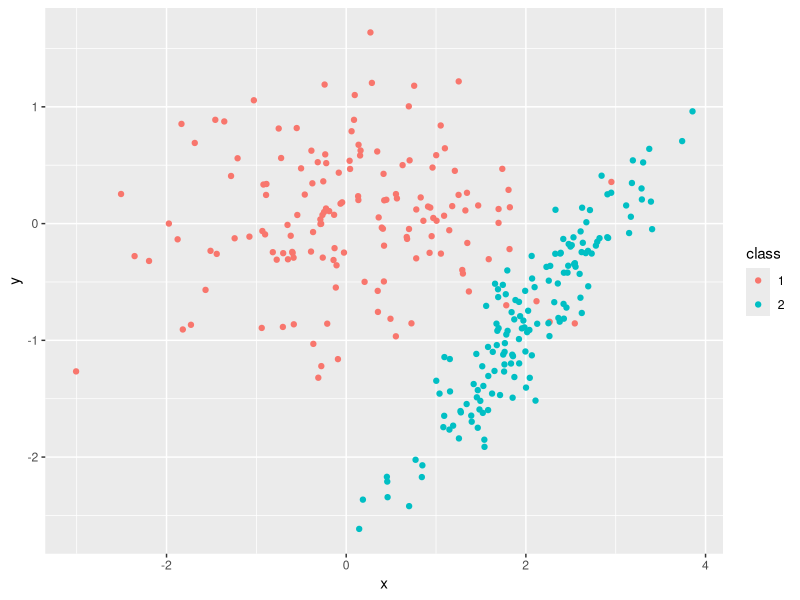
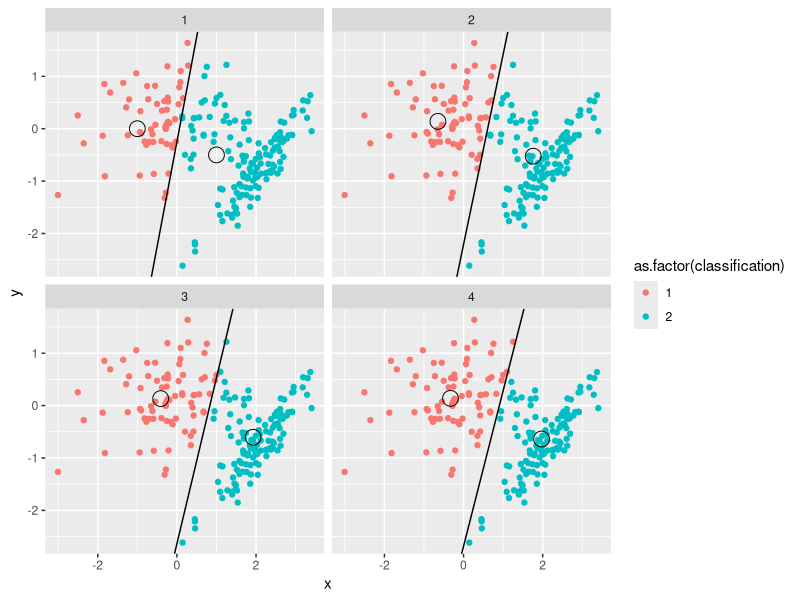

The R script that drew these images, in order:
library(tidyverse)
library(gganimate)

n <- 150
train_index <- 1:100
test_index  <- 101:150

# Group 1: Random ellipse centered at (0,0)
x_1 <- rnorm(n)
y_1 <- 0.5 * rnorm(n)

# Group 2: Random ellipse centered at (1,-2) and rotated by theta
x_2 <- rnorm(n) + 1
y_2 <- (0.2 * rnorm(n)) - 2

theta <- pi/4

# Rotation matrix
rot <- matrix(c(cos(theta), -sin(theta),
                sin(theta), cos(theta)),
                nrow = 2, byrow = TRUE)

xy_2 <- rot %*% rbind(x_2, y_2)
x_2 <- xy_2[1,]
y_2 <- xy_2[2,]

xy_df <- rbind(
  data.frame(x = x_1, y = y_1, class = "1"),
  data.frame(x = x_2, y = y_2, class = "2")
)

ggplot(xy_df, aes(x, y, col = class)) + 
  geom_point()

x_train <- c(x_1[train_index], x_2[train_index])
x_test  <- c(x_1[test_index],  x_2[test_index])
y_train <- c(y_1[train_index], y_2[train_index])
y_test  <- c(y_1[test_index],  y_2[test_index])

xy_train <- cbind(x_train, y_train)

# KMeans ------------------------------------------------------------------

# Simple implementation of a k-means with k==2
my_kmeans <- function(initial_guess_1, initial_guess_2, xy, num_iterations = 4)
{
  res_df <- NULL
  centers <- NULL
  c_1 <- initial_guess_1
  c_2 <- initial_guess_2
   
  for (i in 1:num_iterations)
  {
    classification <- rep(NA, nrow(xy))
    # Assign each point to cluster 1 or 2, based in L2 distance
    for (j in 1:nrow(xy))
    {
      dist_1 <- sqrt(sum((c_1 - xy[j,])^2))
      dist_2 <- sqrt(sum((c_2 - xy[j,])^2))
      
      classification[j] <- ifelse(dist_1 > dist_2, 2, 1)
    }
    
    # Add diagnostics
    this_df <- data.frame(x = xy[,1], y = xy[,2], classification = classification, step = i)
    res_df <- rbind(res_df, this_df)
    
    # Update centers
    next_values <- this_df %>% 
      group_by(classification) %>% 
      summarise(
        x = mean(x),
        y = mean(y)
      )
    
    centers <- rbind(centers, data.frame(x = c(c_1[1], c_2[1]), y = c(c_1[2], c_2[2]), classification = c("1", "2"), step = i))
    
    c_1 <- c(next_values$x[1], next_values$y[1])
    c_2 <- c(next_values$x[2], next_values$y[2])
  }
  
  return (list(centers = centers, diagnostics = res_df))
}

k_means_res <- my_kmeans(c(-1,0), c(1,-0.5), xy_train)

# Calculate intercept and gradient of the separation line
separation_line <- k_means_res$centers %>% 
  group_by(step) %>% 
  arrange(classification) %>% 
  summarise(
    mid_x = (x[2] + x[1]) / 2,
    mid_y = (y[2] + y[1]) / 2,
    slope = (y[2] - y[1]) / (x[2] - x[1]),
    b     = mid_y + (1/slope) * mid_x 
  )


ggplot(k_means_res$diagnostics, aes(x,y, colour = as.factor(classification))) + 
  geom_point() + 
  geom_point(data = k_means_res$centers, colour = "black", size = 5, shape = 1) + 
  geom_abline(data = separation_line, aes(intercept = b, slope = -1/slope)) + 
  facet_wrap(~ step)
